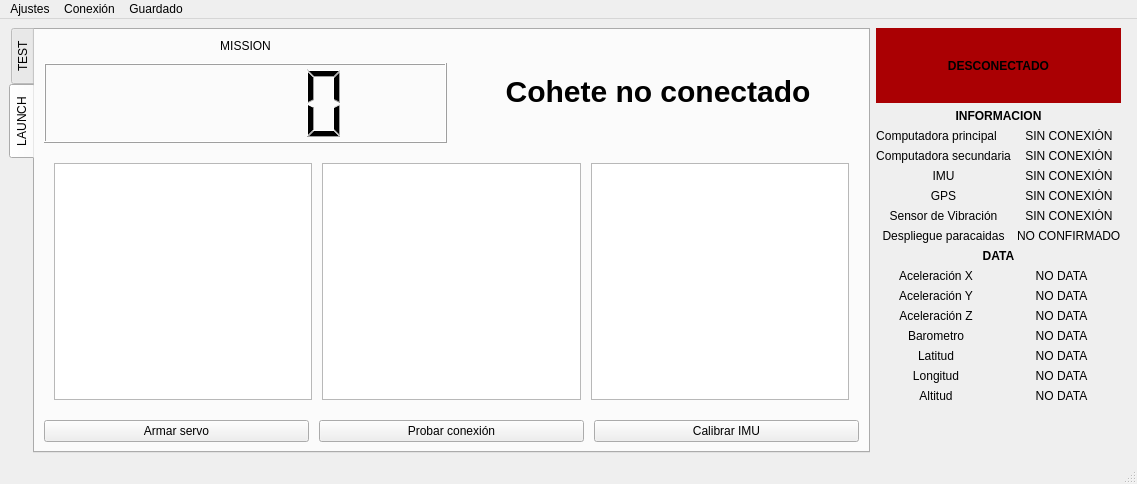
<?xml version="1.0" encoding="UTF-8"?>
<ui version="4.0">
 <class>MainWindow</class>
 <widget class="QMainWindow" name="MainWindow">
  <property name="geometry">
   <rect>
    <x>0</x>
    <y>0</y>
    <width>1137</width>
    <height>484</height>
   </rect>
  </property>
  <property name="windowTitle">
   <string>MainWindow</string>
  </property>
  <widget class="QWidget" name="centralwidget">
   <layout class="QHBoxLayout" name="horizontalLayout">
    <item>
     <widget class="QTabWidget" name="tabWidget">
      <property name="sizePolicy">
       <sizepolicy hsizetype="MinimumExpanding" vsizetype="Expanding">
        <horstretch>0</horstretch>
        <verstretch>0</verstretch>
       </sizepolicy>
      </property>
      <property name="tabPosition">
       <enum>QTabWidget::West</enum>
      </property>
      <property name="currentIndex">
       <number>1</number>
      </property>
      <widget class="QWidget" name="tab_test">
       <attribute name="title">
        <string>TEST</string>
       </attribute>
       <widget class="QPushButton" name="pushButton">
        <property name="geometry">
         <rect>
          <x>9</x>
          <y>132</y>
          <width>80</width>
          <height>24</height>
         </rect>
        </property>
        <property name="text">
         <string>PushButton</string>
        </property>
       </widget>
      </widget>
      <widget class="QWidget" name="tab_launch">
       <attribute name="title">
        <string>LAUNCH</string>
       </attribute>
       <layout class="QVBoxLayout" name="verticalLayout_3">
        <property name="spacing">
         <number>10</number>
        </property>
        <item>
         <layout class="QHBoxLayout" name="mision_timer_layout">
          <property name="sizeConstraint">
           <enum>QLayout::SetMinAndMaxSize</enum>
          </property>
          <item>
           <layout class="QVBoxLayout" name="timer_layout">
            <item>
             <widget class="QLabel" name="lbl_mision_timer">
              <property name="text">
               <string>MISSION</string>
              </property>
              <property name="alignment">
               <set>Qt::AlignCenter</set>
              </property>
             </widget>
            </item>
            <item>
             <widget class="QLCDNumber" name="lcd__mission_timer">
              <property name="minimumSize">
               <size>
                <width>0</width>
                <height>80</height>
               </size>
              </property>
              <property name="maximumSize">
               <size>
                <width>16777215</width>
                <height>80</height>
               </size>
              </property>
              <property name="font">
               <font>
                <bold>false</bold>
               </font>
              </property>
              <property name="styleSheet">
               <string notr="true"/>
              </property>
             </widget>
            </item>
           </layout>
          </item>
          <item>
           <layout class="QVBoxLayout" name="mission_status_lauyout">
            <item>
             <widget class="QLabel" name="lbl_mission_status">
              <property name="font">
               <font>
                <pointsize>-1</pointsize>
                <bold>true</bold>
               </font>
              </property>
              <property name="styleSheet">
               <string notr="true"> font-size: 30px;</string>
              </property>
              <property name="text">
               <string>Cohete no conectado</string>
              </property>
              <property name="alignment">
               <set>Qt::AlignCenter</set>
              </property>
             </widget>
            </item>
           </layout>
          </item>
         </layout>
        </item>
        <item>
         <layout class="QHBoxLayout" name="graphs_layout">
          <property name="spacing">
           <number>10</number>
          </property>
          <property name="leftMargin">
           <number>10</number>
          </property>
          <property name="topMargin">
           <number>10</number>
          </property>
          <property name="rightMargin">
           <number>10</number>
          </property>
          <property name="bottomMargin">
           <number>10</number>
          </property>
          <item>
           <widget class="QGraphicsView" name="graphicsView"/>
          </item>
          <item>
           <widget class="QGraphicsView" name="graphicsView_2"/>
          </item>
          <item>
           <widget class="QGraphicsView" name="graphicsView_3"/>
          </item>
         </layout>
        </item>
        <item>
         <layout class="QHBoxLayout" name="buttons_launch_layout">
          <item>
           <widget class="QPushButton" name="btn_arm_servo">
            <property name="text">
             <string>Armar servo</string>
            </property>
           </widget>
          </item>
          <item>
           <widget class="QPushButton" name="btn_test_connection">
            <property name="text">
             <string>Probar conexión</string>
            </property>
           </widget>
          </item>
          <item>
           <widget class="QPushButton" name="btn_calibrate_imu">
            <property name="text">
             <string>Calibrar IMU</string>
            </property>
           </widget>
          </item>
         </layout>
        </item>
       </layout>
      </widget>
     </widget>
    </item>
    <item>
     <layout class="QVBoxLayout" name="status_info_layaout">
      <property name="topMargin">
       <number>0</number>
      </property>
      <property name="rightMargin">
       <number>7</number>
      </property>
      <item>
       <widget class="QLabel" name="lbl_status">
        <property name="sizePolicy">
         <sizepolicy hsizetype="Minimum" vsizetype="Preferred">
          <horstretch>0</horstretch>
          <verstretch>0</verstretch>
         </sizepolicy>
        </property>
        <property name="minimumSize">
         <size>
          <width>0</width>
          <height>75</height>
         </size>
        </property>
        <property name="maximumSize">
         <size>
          <width>16777215</width>
          <height>75</height>
         </size>
        </property>
        <property name="font">
         <font>
          <bold>true</bold>
         </font>
        </property>
        <property name="styleSheet">
         <string notr="true">background-color: rgb(170, 0, 3);</string>
        </property>
        <property name="text">
         <string>DESCONECTADO</string>
        </property>
        <property name="alignment">
         <set>Qt::AlignCenter</set>
        </property>
       </widget>
      </item>
      <item>
       <layout class="QVBoxLayout" name="info_layout">
        <item>
         <widget class="QLabel" name="lbl_tittle_information">
          <property name="font">
           <font>
            <bold>true</bold>
           </font>
          </property>
          <property name="text">
           <string>INFORMACION</string>
          </property>
          <property name="alignment">
           <set>Qt::AlignCenter</set>
          </property>
         </widget>
        </item>
        <item>
         <layout class="QHBoxLayout" name="info_collumins_layout">
          <item>
           <layout class="QVBoxLayout" name="info_left_layout">
            <item>
             <widget class="QLabel" name="label_6">
              <property name="sizePolicy">
               <sizepolicy hsizetype="Fixed" vsizetype="Preferred">
                <horstretch>0</horstretch>
                <verstretch>0</verstretch>
               </sizepolicy>
              </property>
              <property name="text">
               <string>Computadora principal</string>
              </property>
              <property name="alignment">
               <set>Qt::AlignCenter</set>
              </property>
             </widget>
            </item>
            <item>
             <widget class="QLabel" name="label_2">
              <property name="text">
               <string>Computadora secundaria</string>
              </property>
              <property name="alignment">
               <set>Qt::AlignCenter</set>
              </property>
             </widget>
            </item>
            <item>
             <widget class="QLabel" name="label_4">
              <property name="text">
               <string>IMU</string>
              </property>
              <property name="alignment">
               <set>Qt::AlignCenter</set>
              </property>
             </widget>
            </item>
            <item>
             <widget class="QLabel" name="label">
              <property name="text">
               <string>GPS</string>
              </property>
              <property name="alignment">
               <set>Qt::AlignCenter</set>
              </property>
             </widget>
            </item>
            <item>
             <widget class="QLabel" name="label_3">
              <property name="text">
               <string>Sensor de Vibración</string>
              </property>
              <property name="alignment">
               <set>Qt::AlignCenter</set>
              </property>
             </widget>
            </item>
            <item>
             <widget class="QLabel" name="label_15">
              <property name="text">
               <string>Despliegue paracaidas</string>
              </property>
              <property name="alignment">
               <set>Qt::AlignCenter</set>
              </property>
             </widget>
            </item>
           </layout>
          </item>
          <item>
           <layout class="QVBoxLayout" name="info_right_layout">
            <item>
             <widget class="QLabel" name="lbl_computadora_principal_info">
              <property name="text">
               <string>SIN CONEXIÓN</string>
              </property>
              <property name="alignment">
               <set>Qt::AlignCenter</set>
              </property>
             </widget>
            </item>
            <item>
             <widget class="QLabel" name="lbl_secondaty_computer_info">
              <property name="text">
               <string>SIN CONEXIÓN</string>
              </property>
              <property name="alignment">
               <set>Qt::AlignCenter</set>
              </property>
             </widget>
            </item>
            <item>
             <widget class="QLabel" name="lbl_imu_info">
              <property name="text">
               <string>SIN CONEXIÓN</string>
              </property>
              <property name="alignment">
               <set>Qt::AlignCenter</set>
              </property>
             </widget>
            </item>
            <item>
             <widget class="QLabel" name="lbl_gps_info">
              <property name="text">
               <string>SIN CONEXIÓN</string>
              </property>
              <property name="alignment">
               <set>Qt::AlignCenter</set>
              </property>
             </widget>
            </item>
            <item>
             <widget class="QLabel" name="lbl_vibration_info&#10;">
              <property name="text">
               <string>SIN CONEXIÓN</string>
              </property>
              <property name="alignment">
               <set>Qt::AlignCenter</set>
              </property>
             </widget>
            </item>
            <item>
             <widget class="QLabel" name="lbl_parachute_info">
              <property name="text">
               <string>NO CONFIRMADO</string>
              </property>
             </widget>
            </item>
           </layout>
          </item>
         </layout>
        </item>
        <item>
         <widget class="QLabel" name="label_5">
          <property name="font">
           <font>
            <bold>true</bold>
           </font>
          </property>
          <property name="text">
           <string>DATA</string>
          </property>
          <property name="alignment">
           <set>Qt::AlignCenter</set>
          </property>
         </widget>
        </item>
        <item>
         <layout class="QHBoxLayout" name="data_collumns_layout">
          <item>
           <layout class="QVBoxLayout" name="data_right_layout">
            <item>
             <widget class="QLabel" name="label_7">
              <property name="text">
               <string>Aceleración X</string>
              </property>
              <property name="alignment">
               <set>Qt::AlignCenter</set>
              </property>
             </widget>
            </item>
            <item>
             <widget class="QLabel" name="label_9">
              <property name="text">
               <string>Aceleración Y</string>
              </property>
              <property name="alignment">
               <set>Qt::AlignCenter</set>
              </property>
             </widget>
            </item>
            <item>
             <widget class="QLabel" name="label_10">
              <property name="text">
               <string>Aceleración Z</string>
              </property>
              <property name="alignment">
               <set>Qt::AlignCenter</set>
              </property>
             </widget>
            </item>
            <item>
             <widget class="QLabel" name="label_11">
              <property name="text">
               <string>Barometro</string>
              </property>
              <property name="alignment">
               <set>Qt::AlignCenter</set>
              </property>
             </widget>
            </item>
            <item>
             <widget class="QLabel" name="label_12">
              <property name="text">
               <string>Latitud</string>
              </property>
              <property name="alignment">
               <set>Qt::AlignCenter</set>
              </property>
             </widget>
            </item>
            <item>
             <widget class="QLabel" name="label_13">
              <property name="text">
               <string>Longitud</string>
              </property>
              <property name="alignment">
               <set>Qt::AlignCenter</set>
              </property>
             </widget>
            </item>
            <item>
             <widget class="QLabel" name="label_14">
              <property name="text">
               <string>Altitud</string>
              </property>
              <property name="alignment">
               <set>Qt::AlignCenter</set>
              </property>
             </widget>
            </item>
           </layout>
          </item>
          <item>
           <layout class="QVBoxLayout" name="verticalLayout_2">
            <item>
             <widget class="QLabel" name="lbl_acceleration_x_data">
              <property name="text">
               <string>NO DATA</string>
              </property>
              <property name="alignment">
               <set>Qt::AlignCenter</set>
              </property>
             </widget>
            </item>
            <item>
             <widget class="QLabel" name="lbl_acceleration_y_data">
              <property name="text">
               <string>NO DATA</string>
              </property>
              <property name="alignment">
               <set>Qt::AlignCenter</set>
              </property>
             </widget>
            </item>
            <item>
             <widget class="QLabel" name="lbl_acceleration_z_data">
              <property name="text">
               <string>NO DATA</string>
              </property>
              <property name="alignment">
               <set>Qt::AlignCenter</set>
              </property>
             </widget>
            </item>
            <item>
             <widget class="QLabel" name="lbl_barometer_data">
              <property name="text">
               <string>NO DATA</string>
              </property>
              <property name="alignment">
               <set>Qt::AlignCenter</set>
              </property>
             </widget>
            </item>
            <item>
             <widget class="QLabel" name="lbl_latitude_data">
              <property name="text">
               <string>NO DATA</string>
              </property>
              <property name="alignment">
               <set>Qt::AlignCenter</set>
              </property>
             </widget>
            </item>
            <item>
             <widget class="QLabel" name="lbl_longitude_data">
              <property name="text">
               <string>NO DATA</string>
              </property>
              <property name="alignment">
               <set>Qt::AlignCenter</set>
              </property>
             </widget>
            </item>
            <item>
             <widget class="QLabel" name="lbl_altitude_data">
              <property name="text">
               <string>NO DATA</string>
              </property>
              <property name="alignment">
               <set>Qt::AlignCenter</set>
              </property>
             </widget>
            </item>
           </layout>
          </item>
         </layout>
        </item>
        <item>
         <spacer name="verticalSpacer">
          <property name="orientation">
           <enum>Qt::Vertical</enum>
          </property>
          <property name="sizeHint" stdset="0">
           <size>
            <width>20</width>
            <height>40</height>
           </size>
          </property>
         </spacer>
        </item>
       </layout>
      </item>
     </layout>
    </item>
   </layout>
  </widget>
  <widget class="QMenuBar" name="menuBar">
   <property name="geometry">
    <rect>
     <x>0</x>
     <y>0</y>
     <width>1137</width>
     <height>21</height>
    </rect>
   </property>
   <widget class="QMenu" name="menuAjustes">
    <property name="title">
     <string>Ajustes</string>
    </property>
    <addaction name="actionValor_de_cuenta_regresiva"/>
   </widget>
   <widget class="QMenu" name="menuConexi_n">
    <property name="title">
     <string>Conexión</string>
    </property>
    <addaction name="actionConectar_microcontrolador"/>
    <addaction name="actionTerminar_conexi_n"/>
   </widget>
   <widget class="QMenu" name="menuGuardado">
    <property name="title">
     <string>Guardado</string>
    </property>
   </widget>
   <addaction name="menuAjustes"/>
   <addaction name="menuConexi_n"/>
   <addaction name="menuGuardado"/>
  </widget>
  <widget class="QStatusBar" name="statusbar"/>
  <action name="actionValor_de_cuenta_regresiva">
   <property name="text">
    <string>Valor de cuenta regresiva</string>
   </property>
  </action>
  <action name="actionConectar_microcontrolador">
   <property name="text">
    <string>Conectar microcontrolador</string>
   </property>
  </action>
  <action name="actionTerminar_conexi_n">
   <property name="enabled">
    <bool>false</bool>
   </property>
   <property name="text">
    <string>Terminar conexión</string>
   </property>
  </action>
 </widget>
 <resources/>
 <connections/>
</ui>
